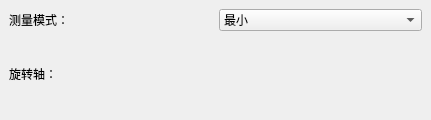
<ui version="4.0">
 <class>qMRMLMarkupsAngleMeasurementsWidget</class>
 <widget class="QWidget" name="qMRMLMarkupsAngleMeasurementsWidget">
  <property name="geometry">
   <rect>
    <x>0</x>
    <y>0</y>
    <width>431</width>
    <height>120</height>
   </rect>
  </property>
  <property name="windowTitle">
   <string>角度属性</string>
  </property>
  <layout class="QVBoxLayout" name="verticalLayout">
   <property name="leftMargin">
    <number>0</number>
   </property>
   <property name="topMargin">
    <number>0</number>
   </property>
   <property name="rightMargin">
    <number>0</number>
   </property>
   <property name="bottomMargin">
    <number>0</number>
   </property>
   <item>
    <widget class="ctkCollapsibleButton" name="angleMeasurementModeCollapsibleButton" native="true">
     <property name="text" stdset="0">
      <string>角度设置</string>
     </property>
     <property name="checked" stdset="0">
      <bool>false</bool>
     </property>
     <property name="collapsed" stdset="0">
      <bool>true</bool>
     </property>
     <layout class="QGridLayout" name="gridLayout_2">
      <property name="leftMargin">
       <number>9</number>
      </property>
      <property name="rightMargin">
       <number>9</number>
      </property>
      <item row="0" column="0">
       <widget class="QLabel" name="label_8">
        <property name="text">
         <string>测量模式：</string>
        </property>
       </widget>
      </item>
      <item row="0" column="1">
       <widget class="QComboBox" name="angleMeasurementModeComboBox">
        <property name="toolTip">
         <string>&amp;lt;html&amp;gt;&amp;lt;head/&amp;gt;&amp;lt;body&amp;gt;&amp;lt;p&amp;gt;- 最小：最小非定向角度，范围为 [0..180)&amp;lt;br/&amp;gt;- 定向有符号：定向角度 [-180..180)，使用右手法则的旋转轴&amp;lt;br/&amp;gt;- 定向正：定向角度 [0..360)，使用右手法则的旋转轴&amp;lt;/p&amp;gt;&amp;lt;/body&amp;gt;&amp;lt;/html&amp;gt;</string>
        </property>
        <item>
         <property name="text">
          <string>最小</string>
         </property>
        </item>
        <item>
         <property name="text">
          <string>定向有符号</string>
         </property>
        </item>
        <item>
         <property name="text">
          <string>定向正</string>
         </property>
        </item>
       </widget>
      </item>
      <item row="1" column="0">
       <widget class="QLabel" name="label_9">
        <property name="text">
         <string>旋转轴：</string>
        </property>
       </widget>
      </item>
      <item row="1" column="1">
       <widget class="qMRMLCoordinatesWidget" name="rotationAxisCoordinatesWidget" native="true">
        <property name="toolTip">
         <string>RAS坐标系中的旋转轴方向。用于定义使用右手法则的定向角度模式中的方向。</string>
        </property>
        <property name="minimum" stdset="0">
         <double>-1.000000000000000</double>
        </property>
        <property name="maximum" stdset="0">
         <double>1.000000000000000</double>
        </property>
       </widget>
      </item>
     </layout>
    </widget>
   </item>
  </layout>
 </widget>
 <customwidgets>
  <customwidget>
   <class>ctkCollapsibleButton</class>
   <extends>QWidget</extends>
   <header>ctkCollapsibleButton.h</header>
   <container>1</container>
  </customwidget>
  <customwidget>
   <class>ctkCoordinatesWidget</class>
   <extends>QWidget</extends>
   <header>ctkCoordinatesWidget.h</header>
  </customwidget>
  <customwidget>
   <class>qMRMLCoordinatesWidget</class>
   <extends>ctkCoordinatesWidget</extends>
   <header>qMRMLCoordinatesWidget.h</header>
  </customwidget>
 </customwidgets>
 <resources />
 <connections />
</ui>
